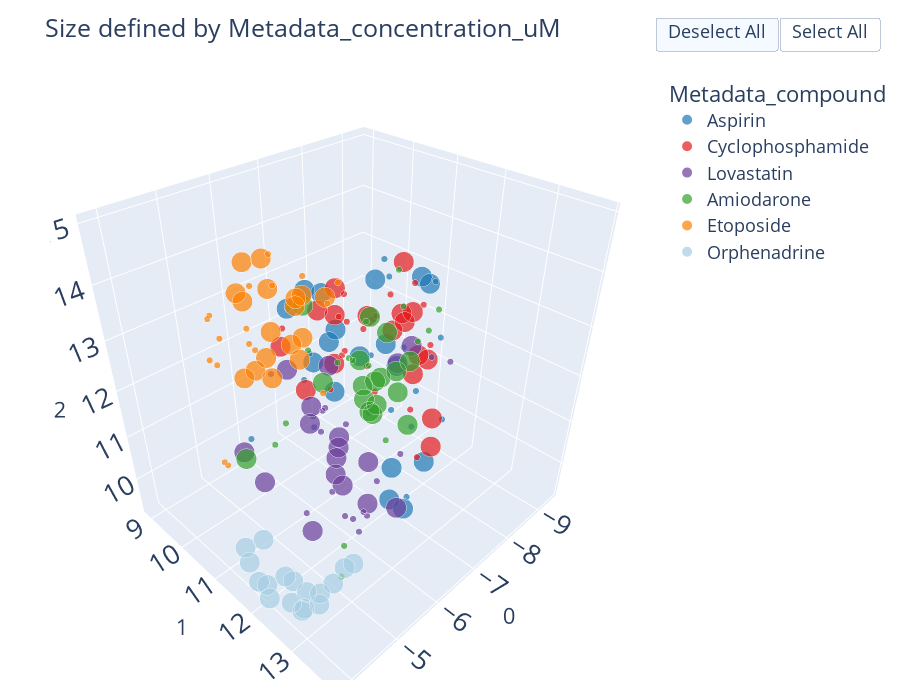
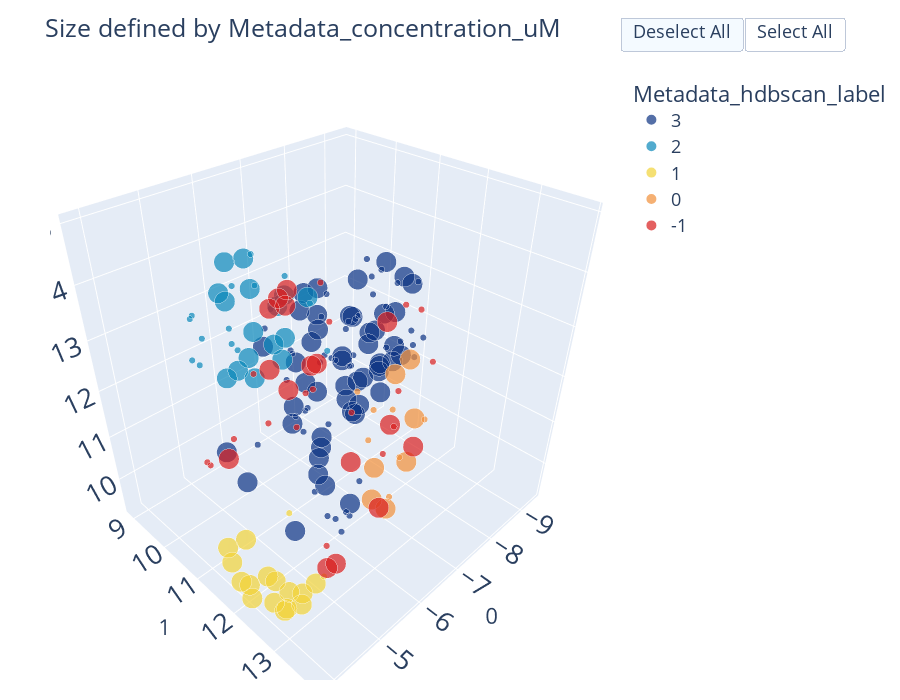

Write notebook code for charts like these, in order.
### Code cell
df_3d["Metadata_hdbscan_label"] = hdbscan_labels


combat_util.plot_umap_3d(df_3d, color_col='Metadata_compound', 
                    #   split_df = False, split_column = None, np = None,
                      hover_cols=hover_list,
                      size=True, size_col = "Metadata_concentration_uM",
                      # x="0", y="1",
                      # error_x="x_err", error_y="y_err",
                       dili_color=True
                      )


combat_util.plot_umap_3d(df_3d, color_col='Metadata_hdbscan_label', 
                    #   split_df = False, split_column = None, np = None,
                      hover_cols=hover_list,
                      size=True, size_col = "Metadata_concentration_uM",
                      # x="0", y="1",
                      # error_x="x_err", error_y="y_err",
                       discrete=True
                      )

### Figure 1 — Plotly figure (JSON) as saved in the notebook; plotly's stock layout.template omitted (floating-point values rounded to 4 significant figures; data arrays with more than 128 entries replaced by an {"elided": "..."} marker saying what was removed)
{"data": [{"customdata": {"elided": "34x4 mixed values"}, "hovertemplate": "colors_plot_col=Aspirin<br>0=%{x}<br>1=%{y}<br>2=%{z}<br>Metadata_size=%{marker.size}<br>Metadata_Plate=%{customdata[0]}<br>Metadata_Well=%{customdata[1]}<br>Metadata_compound=%{customdata[2]}<br>Metadata_concentration_uM=%{customdata[3]}<extra></extra>", "legendgroup": "Aspirin", "marker": {"color": "#1f78b4", "size": [1, 1, 1, 1, 1, 1, 1, 1, 1, 1, 1, 1, 1, 1, 1, 1, 1, 10, 10, 10, 10, 10, 10, 10, 10, 10, 10, 10, 10, 10, 10, 10, 10, 10], "sizemode": "area", "sizeref": 0.025, "symbol": "circle"}, "mode": "markers", "name": "Aspirin", "scene": "scene", "showlegend": true, "type": "scatter3d", "x": [-8.305, -5.392, -9.208, -7.506, -7.925, -6.374, -5.85, -5.354, -9.178, -7.162, -6.142, -6.044, -7.659, -8.899, -7.855, -6.882, -7.111, -6.039, -5.687, -5.495, -5.443, -7.294, -7.493, -6.866, -8.385, -6.355, -7.847, -7.855, -7.897, -8.096, -6.942, -7.687, -7.879, -8.519], "y": [10.52, 10.04, 11.23, 11.36, 10.62, 13.5, 12.96, 13.75, 10.33, 11.3, 10.9, 11.02, 8.916, 11.25, 8.905, 12.52, 12.38, 13.48, 13.15, 13.3, 13.62, 9.463, 11.61, 11.32, 10.22, 11.27, 11.02, 8.995, 9.581, 9.027, 9.351, 9.672, 11.74, 11.41], "z": [13.45, 10.71, 11.71, 13.7, 12.41, 12.57, 12.73, 11.87, 11.08, 12.29, 11.3, 11.18, 10.31, 13.05, 10.88, 11.57, 12.11, 11.93, 11.83, 11.41, 11.48, 12.81, 12.06, 12.42, 12.9, 13.15, 12.08, 10.71, 10.23, 12.26, 12.51, 11.59, 13.7, 13.21]}, {"customdata": {"elided": "34x4 mixed values"}, "hovertemplate": "colors_plot_col=Cyclophosphamide<br>0=%{x}<br>1=%{y}<br>2=%{z}<br>Metadata_size=%{marker.size}<br>Metadata_Plate=%{customdata[0]}<br>Metadata_Well=%{customdata[1]}<br>Metadata_compound=%{customdata[2]}<br>Metadata_concentration_uM=%{customdata[3]}<extra></extra>", "legendgroup": "Cyclophosphamide", "marker": {"color": "#e31a1c", "size": [1, 1, 1, 1, 1, 1, 1, 1, 1, 1, 1, 1, 1, 1, 1, 1, 1, 10, 10, 10, 10, 10, 10, 10, 10, 10, 10, 10, 10, 10, 10, 10, 10, 10], "sizemode": "area", "sizeref": 0.025, "symbol": "circle"}, "mode": "markers", "name": "Cyclophosphamide", "scene": "scene", "showlegend": true, "type": "scatter3d", "x": [-5.57, -6.095, -8.47, -8.565, -7.179, -7.445, -5.871, -7.101, -5.63, -8.184, -7.162, -9.402, -8.409, -8.832, -8.861, -7.049, -7.895, -8.504, -8.47, -5.868, -9.008, -5.927, -6.59, -5.885, -6.372, -8.217, -9.137, -8.802, -7.715, -7.842, -6.435, -6.607, -5.869, -8.591], "y": [12.29, 12.4, 9.149, 9.875, 12.38, 10.43, 13.3, 11.46, 13.67, 9.6, 10.26, 10.84, 9.293, 10.82, 9.474, 9.053, 11.06, 9.003, 10.83, 11.05, 10.86, 13.65, 12.98, 13.3, 12.69, 9.286, 10.03, 9.638, 11.48, 9.184, 9.735, 13.15, 11.75, 11.0], "z": [13.58, 12.64, 11.61, 10.69, 13.72, 12.47, 12.91, 13.17, 12.4, 12.43, 11.02, 11.27, 10.76, 12.88, 11.29, 11.91, 13.1, 12.21, 13.44, 12.09, 11.22, 12.92, 13.28, 13.52, 13.89, 11.82, 11.38, 11.7, 12.97, 12.04, 12.08, 11.69, 12.95, 12.44]}, {"customdata": {"elided": "34x4 mixed values"}, "hovertemplate": "colors_plot_col=Lovastatin<br>0=%{x}<br>1=%{y}<br>2=%{z}<br>Metadata_size=%{marker.size}<br>Metadata_Plate=%{customdata[0]}<br>Metadata_Well=%{customdata[1]}<br>Metadata_compound=%{customdata[2]}<br>Metadata_concentration_uM=%{customdata[3]}<extra></extra>", "legendgroup": "Lovastatin", "marker": {"color": "#6a3d9a", "size": [1, 1, 1, 1, 1, 1, 1, 1, 1, 1, 1, 1, 1, 1, 1, 1, 1, 10, 10, 10, 10, 10, 10, 10, 10, 10, 10, 10, 10, 10, 10, 10, 10, 10], "sizemode": "area", "sizeref": 0.025, "symbol": "circle"}, "mode": "markers", "name": "Lovastatin", "scene": "scene", "showlegend": true, "type": "scatter3d", "x": [-6.834, -7.676, -7.127, -6.776, -6.876, -7.672, -5.844, -6.319, -7.721, -7.16, -6.006, -9.053, -5.999, -6.043, -6.468, -5.145, -5.817, -7.066, -7.188, -7.367, -4.98, -5.994, -5.3, -6.099, -5.99, -5.003, -7.218, -6.044, -7.103, -4.969, -7.341, -6.512, -6.117, -7.494], "y": [12.35, 12.22, 10.13, 11.65, 11.78, 9.455, 12.44, 9.55, 10.1, 9.952, 11.5, 11.62, 12.03, 11.78, 11.93, 11.78, 12.36, 9.722, 10.43, 9.436, 13.88, 10.43, 11.72, 12.28, 11.63, 10.86, 12.15, 11.43, 11.96, 10.39, 11.11, 11.05, 11.65, 10.12], "z": [10.89, 12.45, 10.52, 11.44, 9.843, 9.782, 10.26, 11.44, 9.759, 9.797, 9.974, 11.4, 9.68, 9.537, 9.343, 10.26, 9.74, 9.931, 9.654, 10.05, 12.02, 12.13, 9.674, 10.17, 10.88, 10.46, 12.85, 12.68, 12.47, 10.87, 9.597, 9.772, 10.16, 9.564]}, {"customdata": {"elided": "34x4 mixed values"}, "hovertemplate": "colors_plot_col=Amiodarone<br>0=%{x}<br>1=%{y}<br>2=%{z}<br>Metadata_size=%{marker.size}<br>Metadata_Plate=%{customdata[0]}<br>Metadata_Well=%{customdata[1]}<br>Metadata_compound=%{customdata[2]}<br>Metadata_concentration_uM=%{customdata[3]}<extra></extra>", "legendgroup": "Amiodarone", "marker": {"color": "#33a02c", "size": [1, 1, 1, 1, 1, 1, 1, 1, 1, 1, 1, 1, 1, 1, 1, 1, 1, 10, 10, 10, 10, 10, 10, 10, 10, 10, 10, 10, 10, 10, 10, 10, 10, 10], "sizemode": "area", "sizeref": 0.025, "symbol": "circle"}, "mode": "markers", "name": "Amiodarone", "scene": "scene", "showlegend": true, "type": "scatter3d", "x": [-6.139, -5.222, -8.343, -8.184, -7.15, -8.373, -8.006, -4.729, -5.074, -7.591, -6.131, -8.241, -7.915, -8.958, -8.447, -7.863, -9.234, -8.729, -6.835, -5.097, -8.605, -8.156, -8.476, -8.71, -8.668, -7.433, -8.237, -8.064, -5.458, -8.487, -8.163, -7.878, -8.159, -9.023], "y": [12.62, 10.96, 11.6, 11.49, 9.14, 9.54, 11.13, 13.04, 12.75, 9.161, 10.13, 10.23, 10.11, 10.46, 9.945, 9.727, 11.11, 9.493, 9.932, 10.24, 9.756, 10.35, 10.13, 9.972, 10.65, 9.744, 10.47, 10.24, 13.6, 10.47, 10.31, 10.88, 11.03, 10.63], "z": [11.78, 11.23, 12.41, 12.2, 12.33, 10.82, 13.57, 10.08, 10.28, 11.2, 10.71, 11.03, 11.26, 12.19, 11.85, 11.05, 12.27, 10.58, 12.85, 10.54, 9.747, 9.987, 9.626, 10.29, 10.37, 10.78, 10.18, 10.63, 13.05, 11.81, 12.23, 11.25, 11.33, 10.96]}, {"customdata": {"elided": "34x4 mixed values"}, "hovertemplate": "colors_plot_col=Etoposide<br>0=%{x}<br>1=%{y}<br>2=%{z}<br>Metadata_size=%{marker.size}<br>Metadata_Plate=%{customdata[0]}<br>Metadata_Well=%{customdata[1]}<br>Metadata_compound=%{customdata[2]}<br>Metadata_concentration_uM=%{customdata[3]}<extra></extra>", "legendgroup": "Etoposide", "marker": {"color": "#ff7f00", "size": [1, 1, 1, 1, 1, 1, 1, 1, 1, 1, 1, 1, 1, 1, 1, 1, 1, 10, 10, 10, 10, 10, 10, 10, 10, 10, 10, 10, 10, 10, 10, 10, 10, 10], "sizemode": "area", "sizeref": 0.025, "symbol": "circle"}, "mode": "markers", "name": "Etoposide", "scene": "scene", "showlegend": true, "type": "scatter3d", "x": [-4.605, -4.612, -5.535, -4.361, -4.527, -4.363, -4.631, -5.341, -6.448, -5.233, -4.409, -4.906, -4.513, -6.745, -5.138, -5.751, -4.426, -5.097, -4.629, -4.715, -4.715, -4.901, -4.85, -5.07, -4.812, -5.163, -5.431, -4.974, -5.314, -4.731, -4.691, -5.931, -4.871, -6.051], "y": [10.62, 11.31, 11.99, 10.75, 10.53, 10.66, 10.42, 10.47, 10.84, 11.13, 10.63, 11.58, 11.48, 10.94, 10.74, 11.23, 10.71, 10.76, 11.25, 10.99, 11.67, 12.08, 12.22, 11.1, 11.07, 11.14, 11.4, 11.83, 11.7, 10.97, 11.75, 11.5, 11.42, 10.69], "z": [13.47, 13.94, 14.24, 13.96, 10.94, 13.21, 12.88, 12.85, 11.61, 14.8, 11.14, 14.61, 13.81, 13.72, 14.19, 14.31, 13.97, 12.72, 14.34, 12.88, 13.22, 13.65, 14.09, 13.13, 14.81, 13.57, 14.01, 13.75, 14.34, 14.32, 14.7, 14.0, 14.96, 13.61]}, {"customdata": [["231006_132517_Plate_1", "F9", "Orphenadrine", 10], ["231006_132517_Plate_1", "F8", "Orphenadrine", 10], ["231006_132517_Plate_1", "F7", "Orphenadrine", 10], ["231006_132517_Plate_1", "F6", "Orphenadrine", 10], ["231011_183822_Plate_1", "D5", "Orphenadrine", 10], ["231011_183822_Plate_1", "D4", "Orphenadrine", 10], ["231011_183822_Plate_1", "D3", "Orphenadrine", 10], ["231011_183822_Plate_1", "D2", "Orphenadrine", 10], ["220608_152238_Plate_1", "G6", "Orphenadrine", 10], ["220608_152238_Plate_1", "F6", "Orphenadrine", 10], ["220608_152238_Plate_1", "E6", "Orphenadrine", 10], ["220617_090443_Plate_1", "E6", "Orphenadrine", 10], ["220617_090443_Plate_1", "F6", "Orphenadrine", 10], ["220607_092050_Plate_1", "E6", "Orphenadrine", 10], ["220607_092050_Plate_1", "F6", "Orphenadrine", 10], ["220607_092050_Plate_1", "G6", "Orphenadrine", 10], ["220617_090443_Plate_1", "G6", "Orphenadrine", 10]], "hovertemplate": "colors_plot_col=Orphenadrine<br>0=%{x}<br>1=%{y}<br>2=%{z}<br>Metadata_size=%{marker.size}<br>Metadata_Plate=%{customdata[0]}<br>Metadata_Well=%{customdata[1]}<br>Metadata_compound=%{customdata[2]}<br>Metadata_concentration_uM=%{customdata[3]}<extra></extra>", "legendgroup": "Orphenadrine", "marker": {"color": "#a6cee3", "size": [10, 10, 10, 10, 10, 10, 10, 10, 10, 10, 10, 10, 10, 10, 10, 10, 10], "sizemode": "area", "sizeref": 0.025, "symbol": "circle"}, "mode": "markers", "name": "Orphenadrine", "scene": "scene", "showlegend": true, "type": "scatter3d", "x": [-4.079, -4.027, -4.047, -4.357, -3.853, -3.886, -3.865, -4.315, -4.448, -4.024, -4.419, -4.203, -4.139, -4.407, -3.923, -3.898, -4.008], "y": [11.5, 11.79, 11.48, 11.57, 13.1, 13.45, 13.13, 12.99, 12.5, 12.71, 13.43, 13.41, 12.37, 13.62, 12.17, 12.23, 12.65], "z": [9.678, 9.478, 10.05, 10.06, 10.11, 10.55, 10.18, 9.996, 9.477, 10.3, 10.88, 10.7, 10.02, 11.14, 9.822, 9.569, 9.745]}], "layout": {"autosize": false, "font": {"size": 18}, "height": 700, "legend": {"itemsizing": "constant", "title": {"text": "Metadata_compound"}, "tracegroupgap": 0}, "margin": {"b": 20, "l": 50, "pad": 4, "r": 50, "t": 50}, "scene": {"domain": {"x": [0, 1], "y": [0, 1]}, "xaxis": {"title": {"text": "0"}}, "yaxis": {"title": {"text": "1"}}, "zaxis": {"title": {"text": "2"}}}, "title": {"text": "Size defined by Metadata_concentration_uM"}, "updatemenus": [{"buttons": [{"args": ["visible", "legendonly"], "label": "Deselect All", "method": "restyle"}, {"args": ["visible", true], "label": "Select All", "method": "restyle"}], "direction": "left", "pad": {"r": 5, "t": 5}, "showactive": true, "type": "buttons", "x": 1, "xanchor": "left", "y": 1.1, "yanchor": "top"}], "width": 900}}

### Figure 2 — Plotly figure (JSON) as saved in the notebook; plotly's stock layout.template omitted (floating-point values rounded to 4 significant figures; data arrays with more than 128 entries replaced by an {"elided": "..."} marker saying what was removed)
{"data": [{"customdata": {"elided": "92x4 mixed values"}, "hovertemplate": "colors_plot_col=3<br>0=%{x}<br>1=%{y}<br>2=%{z}<br>Metadata_size=%{marker.size}<br>Metadata_Plate=%{customdata[0]}<br>Metadata_Well=%{customdata[1]}<br>Metadata_compound=%{customdata[2]}<br>Metadata_concentration_uM=%{customdata[3]}<extra></extra>", "legendgroup": "3", "marker": {"color": "rgb(12,51,131)", "size": [1, 1, 1, 1, 1, 1, 1, 1, 1, 1, 1, 1, 1, 1, 1, 1, 1, 1, 1, 1, 1, 1, 1, 1, 1, 1, 1, 1, 1, 1, 1, 1, 1, 1, 1, 1, 1, 1, 1, 1, 1, 1, 1, 1, 10, 10, 10, 10, 10, 10, 10, 10, 10, 10, 10, 10, 10, 10, 10, 10, 10, 10, 10, 10, 10, 10, 10, 10, 10, 10, 10, 10, 10, 10, 10, 10, 10, 10, 10, 10, 10, 10, 10, 10, 10, 10, 10, 10, 10, 10, 10, 10], "sizemode": "area", "sizeref": 0.025, "symbol": "circle"}, "mode": "markers", "name": "3", "scene": "scene", "showlegend": true, "type": "scatter3d", "x": [-9.402, -7.925, -8.184, -7.863, -7.101, -7.049, -7.672, -6.876, -8.184, -8.343, -6.468, -5.222, -8.899, -6.006, -8.861, -7.721, -7.895, -8.373, -6.043, -8.409, -7.659, -7.591, -7.915, -8.447, -7.127, -8.958, -7.16, -8.006, -9.208, -7.676, -8.305, -8.565, -5.999, -8.241, -7.15, -7.855, -5.817, -9.178, -5.844, -8.47, -8.832, -7.162, -6.142, -7.506, -5.99, -5.003, -7.897, -8.591, -8.519, -9.023, -8.47, -7.433, -8.096, -8.802, -8.237, -8.217, -7.715, -7.879, -5.3, -7.842, -7.218, -8.159, -4.969, -8.385, -8.487, -7.878, -6.099, -6.512, -6.117, -8.668, -9.008, -8.504, -8.729, -7.855, -7.687, -8.71, -7.847, -8.163, -8.064, -7.103, -9.137, -6.866, -7.188, -8.605, -7.493, -6.355, -7.367, -8.156, -8.476, -7.066, -6.435, -7.494], "y": [10.84, 10.62, 9.6, 9.727, 11.46, 9.053, 9.455, 11.78, 11.49, 11.6, 11.93, 10.96, 11.25, 11.5, 9.474, 10.1, 11.06, 9.54, 11.78, 9.293, 8.916, 9.161, 10.11, 9.945, 10.13, 10.46, 9.952, 11.13, 11.23, 12.22, 10.52, 9.875, 12.03, 10.23, 9.14, 8.905, 12.36, 10.33, 12.44, 9.149, 10.82, 11.3, 10.9, 11.36, 11.63, 10.86, 9.581, 11.0, 11.41, 10.63, 10.83, 9.744, 9.027, 9.638, 10.47, 9.286, 11.48, 11.74, 11.72, 9.184, 12.15, 11.03, 10.39, 10.22, 10.47, 10.88, 12.28, 11.05, 11.65, 10.65, 10.86, 9.003, 9.493, 8.995, 9.672, 9.972, 11.02, 10.31, 10.24, 11.96, 10.03, 11.32, 10.43, 9.756, 11.61, 11.27, 9.436, 10.35, 10.13, 9.722, 9.735, 10.12], "z": [11.27, 12.41, 12.43, 11.05, 13.17, 11.91, 9.782, 9.843, 12.2, 12.41, 9.343, 11.23, 13.05, 9.974, 11.29, 9.759, 13.1, 10.82, 9.537, 10.76, 10.31, 11.2, 11.26, 11.85, 10.52, 12.19, 9.797, 13.57, 11.71, 12.45, 13.45, 10.69, 9.68, 11.03, 12.33, 10.88, 9.74, 11.08, 10.26, 11.61, 12.88, 12.29, 11.3, 13.7, 10.88, 10.46, 10.23, 12.44, 13.21, 10.96, 13.44, 10.78, 12.26, 11.7, 10.18, 11.82, 12.97, 13.7, 9.674, 12.04, 12.85, 11.33, 10.87, 12.9, 11.81, 11.25, 10.17, 9.772, 10.16, 10.37, 11.22, 12.21, 10.58, 10.71, 11.59, 10.29, 12.08, 12.23, 10.63, 12.47, 11.38, 12.42, 9.654, 9.747, 12.06, 13.15, 10.05, 9.987, 9.626, 9.931, 12.08, 9.564]}, {"customdata": [["220617_090443_Plate_1", "D9", "Etoposide", 1], ["220607_092050_Plate_1", "D9", "Etoposide", 1], ["220608_152238_Plate_1", "C9", "Etoposide", 1], ["231011_183822_Plate_1", "G8", "Etoposide", 1], ["231011_183822_Plate_1", "G7", "Etoposide", 1], ["220607_092050_Plate_1", "B9", "Etoposide", 1], ["231011_183822_Plate_1", "G9", "Etoposide", 1], ["220617_090443_Plate_1", "B9", "Etoposide", 1], ["220608_152238_Plate_1", "D9", "Etoposide", 1], ["220617_090443_Plate_1", "C9", "Etoposide", 1], ["231006_132517_Plate_1", "E2", "Etoposide", 1], ["231006_132517_Plate_1", "E5", "Etoposide", 1], ["220607_092050_Plate_1", "C9", "Etoposide", 1], ["231006_132517_Plate_1", "C10", "Cyclophosphamide", 1], ["231011_183822_Plate_1", "G4", "Etoposide", 10], ["220607_092050_Plate_1", "C10", "Etoposide", 10], ["220608_152238_Plate_1", "C10", "Etoposide", 10], ["220607_092050_Plate_1", "B10", "Etoposide", 10], ["220617_090443_Plate_1", "B10", "Etoposide", 10], ["231011_183822_Plate_1", "G5", "Etoposide", 10], ["231006_132517_Plate_1", "E9", "Etoposide", 10], ["220608_152238_Plate_1", "D10", "Etoposide", 10], ["231011_183822_Plate_1", "G3", "Etoposide", 10], ["220617_090443_Plate_1", "D10", "Etoposide", 10], ["220617_090443_Plate_1", "C10", "Etoposide", 10], ["231011_183822_Plate_1", "G2", "Etoposide", 10], ["231006_132517_Plate_1", "E6", "Etoposide", 10], ["231006_132517_Plate_1", "E7", "Etoposide", 10], ["220607_092050_Plate_1", "D10", "Etoposide", 10], ["231006_132517_Plate_1", "E8", "Etoposide", 10]], "hovertemplate": "colors_plot_col=2<br>0=%{x}<br>1=%{y}<br>2=%{z}<br>Metadata_size=%{marker.size}<br>Metadata_Plate=%{customdata[0]}<br>Metadata_Well=%{customdata[1]}<br>Metadata_compound=%{customdata[2]}<br>Metadata_concentration_uM=%{customdata[3]}<extra></extra>", "legendgroup": "2", "marker": {"color": "rgb(10,136,186)", "size": [1, 1, 1, 1, 1, 1, 1, 1, 1, 1, 1, 1, 1, 1, 10, 10, 10, 10, 10, 10, 10, 10, 10, 10, 10, 10, 10, 10, 10, 10], "sizemode": "area", "sizeref": 0.025, "symbol": "circle"}, "mode": "markers", "name": "2", "scene": "scene", "showlegend": true, "type": "scatter3d", "x": [-4.605, -5.138, -4.906, -4.631, -5.341, -5.751, -4.363, -5.535, -4.426, -4.612, -4.361, -5.233, -4.513, -5.57, -4.715, -4.85, -4.974, -4.901, -5.314, -5.097, -4.691, -4.731, -4.715, -5.163, -5.431, -5.07, -4.871, -5.931, -4.629, -4.812], "y": [10.62, 10.74, 11.58, 10.42, 10.47, 11.23, 10.66, 11.99, 10.71, 11.31, 10.75, 11.13, 11.48, 12.29, 10.99, 12.22, 11.83, 12.08, 11.7, 10.76, 11.75, 10.97, 11.67, 11.14, 11.4, 11.1, 11.42, 11.5, 11.25, 11.07], "z": [13.47, 14.19, 14.61, 12.88, 12.85, 14.31, 13.21, 14.24, 13.97, 13.94, 13.96, 14.8, 13.81, 13.58, 12.88, 14.09, 13.75, 13.65, 14.34, 12.72, 14.7, 14.32, 13.22, 13.57, 14.01, 13.13, 14.96, 14.0, 14.34, 14.81]}, {"customdata": [["231011_183822_Plate_1", "E9", "Amiodarone", 1], ["220608_152238_Plate_1", "E3", "Lovastatin", 1], ["231006_132517_Plate_1", "F6", "Orphenadrine", 10], ["231006_132517_Plate_1", "F8", "Orphenadrine", 10], ["231006_132517_Plate_1", "F9", "Orphenadrine", 10], ["220617_090443_Plate_1", "F6", "Orphenadrine", 10], ["220617_090443_Plate_1", "G6", "Orphenadrine", 10], ["220608_152238_Plate_1", "F6", "Orphenadrine", 10], ["220608_152238_Plate_1", "G6", "Orphenadrine", 10], ["220617_090443_Plate_1", "E6", "Orphenadrine", 10], ["231006_132517_Plate_1", "F7", "Orphenadrine", 10], ["220607_092050_Plate_1", "G6", "Orphenadrine", 10], ["231011_183822_Plate_1", "D5", "Orphenadrine", 10], ["231011_183822_Plate_1", "D2", "Orphenadrine", 10], ["231011_183822_Plate_1", "D3", "Orphenadrine", 10], ["231011_183822_Plate_1", "D4", "Orphenadrine", 10], ["220607_092050_Plate_1", "F6", "Orphenadrine", 10]], "hovertemplate": "colors_plot_col=1<br>0=%{x}<br>1=%{y}<br>2=%{z}<br>Metadata_size=%{marker.size}<br>Metadata_Plate=%{customdata[0]}<br>Metadata_Well=%{customdata[1]}<br>Metadata_compound=%{customdata[2]}<br>Metadata_concentration_uM=%{customdata[3]}<extra></extra>", "legendgroup": "1", "marker": {"color": "rgb(242,211,56)", "size": [1, 1, 10, 10, 10, 10, 10, 10, 10, 10, 10, 10, 10, 10, 10, 10, 10], "sizemode": "area", "sizeref": 0.025, "symbol": "circle"}, "mode": "markers", "name": "1", "scene": "scene", "showlegend": true, "type": "scatter3d", "x": [-4.729, -5.145, -4.357, -4.027, -4.079, -4.139, -4.008, -4.024, -4.448, -4.203, -4.047, -3.898, -3.853, -4.315, -3.865, -3.886, -3.923], "y": [13.04, 11.78, 11.57, 11.79, 11.5, 12.37, 12.65, 12.71, 12.5, 13.41, 11.48, 12.23, 13.1, 12.99, 13.13, 13.45, 12.17], "z": [10.08, 10.26, 10.06, 9.478, 9.678, 10.02, 9.745, 10.3, 9.477, 10.7, 10.05, 9.569, 10.11, 9.996, 10.18, 10.55, 9.822]}, {"customdata": [["231006_132517_Plate_1", "B5", "Amiodarone", 1], ["231006_132517_Plate_1", "B10", "Cyclophosphamide", 1], ["231011_183822_Plate_1", "B7", "Aspirin", 1], ["231011_183822_Plate_1", "B8", "Aspirin", 1], ["231011_183822_Plate_1", "C7", "Cyclophosphamide", 1], ["231011_183822_Plate_1", "B6", "Aspirin", 1], ["231011_183822_Plate_1", "C9", "Cyclophosphamide", 1], ["231011_183822_Plate_1", "B2", "Aspirin", 10], ["231011_183822_Plate_1", "B3", "Aspirin", 10], ["231011_183822_Plate_1", "B4", "Aspirin", 10], ["231011_183822_Plate_1", "B5", "Aspirin", 10], ["231011_183822_Plate_1", "C5", "Cyclophosphamide", 10], ["231011_183822_Plate_1", "C3", "Cyclophosphamide", 10], ["231011_183822_Plate_1", "C4", "Cyclophosphamide", 10]], "hovertemplate": "colors_plot_col=0<br>0=%{x}<br>1=%{y}<br>2=%{z}<br>Metadata_size=%{marker.size}<br>Metadata_Plate=%{customdata[0]}<br>Metadata_Well=%{customdata[1]}<br>Metadata_compound=%{customdata[2]}<br>Metadata_concentration_uM=%{customdata[3]}<extra></extra>", "legendgroup": "0", "marker": {"color": "rgb(242,143,56)", "size": [1, 1, 1, 1, 1, 1, 1, 10, 10, 10, 10, 10, 10, 10], "sizemode": "area", "sizeref": 0.025, "symbol": "circle"}, "mode": "markers", "name": "0", "scene": "scene", "showlegend": true, "type": "scatter3d", "x": [-6.139, -6.095, -5.85, -6.374, -5.63, -5.354, -5.871, -5.443, -5.495, -5.687, -6.039, -5.927, -5.885, -6.59], "y": [12.62, 12.4, 12.96, 13.5, 13.67, 13.75, 13.3, 13.62, 13.3, 13.15, 13.48, 13.65, 13.3, 12.98], "z": [11.78, 12.64, 12.73, 12.57, 12.4, 11.87, 12.91, 11.48, 11.41, 11.83, 11.93, 12.92, 13.52, 13.28]}, {"customdata": {"elided": "34x4 mixed values"}, "hovertemplate": "colors_plot_col=-1<br>0=%{x}<br>1=%{y}<br>2=%{z}<br>Metadata_size=%{marker.size}<br>Metadata_Plate=%{customdata[0]}<br>Metadata_Well=%{customdata[1]}<br>Metadata_compound=%{customdata[2]}<br>Metadata_concentration_uM=%{customdata[3]}<extra></extra>", "legendgroup": "-1", "marker": {"color": "rgb(217,30,30)", "size": [1, 1, 1, 1, 1, 1, 1, 1, 1, 1, 1, 1, 1, 1, 1, 1, 1, 1, 10, 10, 10, 10, 10, 10, 10, 10, 10, 10, 10, 10, 10, 10, 10, 10], "sizemode": "area", "sizeref": 0.025, "symbol": "circle"}, "mode": "markers", "name": "-1", "scene": "scene", "showlegend": true, "type": "scatter3d", "x": [-7.445, -5.392, -5.074, -9.053, -6.319, -6.882, -6.745, -6.044, -6.131, -7.179, -6.834, -6.448, -7.111, -6.776, -7.162, -4.409, -4.527, -9.234, -6.044, -6.607, -5.868, -5.869, -6.835, -4.98, -5.458, -6.372, -5.994, -6.051, -7.341, -6.942, -7.294, -4.419, -5.097, -4.407], "y": [10.43, 10.04, 12.75, 11.62, 9.55, 12.52, 10.94, 11.02, 10.13, 12.38, 12.35, 10.84, 12.38, 11.65, 10.26, 10.63, 10.53, 11.11, 11.43, 13.15, 11.05, 11.75, 9.932, 13.88, 13.6, 12.69, 10.43, 10.69, 11.11, 9.351, 9.463, 13.43, 10.24, 13.62], "z": [12.47, 10.71, 10.28, 11.4, 11.44, 11.57, 13.72, 11.18, 10.71, 13.72, 10.89, 11.61, 12.11, 11.44, 11.02, 11.14, 10.94, 12.27, 12.68, 11.69, 12.09, 12.95, 12.85, 12.02, 13.05, 13.89, 12.13, 13.61, 9.597, 12.51, 12.81, 10.88, 10.54, 11.14]}], "layout": {"autosize": false, "font": {"size": 18}, "height": 700, "legend": {"itemsizing": "constant", "title": {"text": "Metadata_hdbscan_label"}, "tracegroupgap": 0}, "margin": {"b": 20, "l": 50, "pad": 4, "r": 50, "t": 50}, "scene": {"domain": {"x": [0, 1], "y": [0, 1]}, "xaxis": {"title": {"text": "0"}}, "yaxis": {"title": {"text": "1"}}, "zaxis": {"title": {"text": "2"}}}, "title": {"text": "Size defined by Metadata_concentration_uM"}, "updatemenus": [{"buttons": [{"args": ["visible", "legendonly"], "label": "Deselect All", "method": "restyle"}, {"args": ["visible", true], "label": "Select All", "method": "restyle"}], "direction": "left", "pad": {"r": 5, "t": 5}, "showactive": true, "type": "buttons", "x": 1, "xanchor": "left", "y": 1.1, "yanchor": "top"}], "width": 900}}
